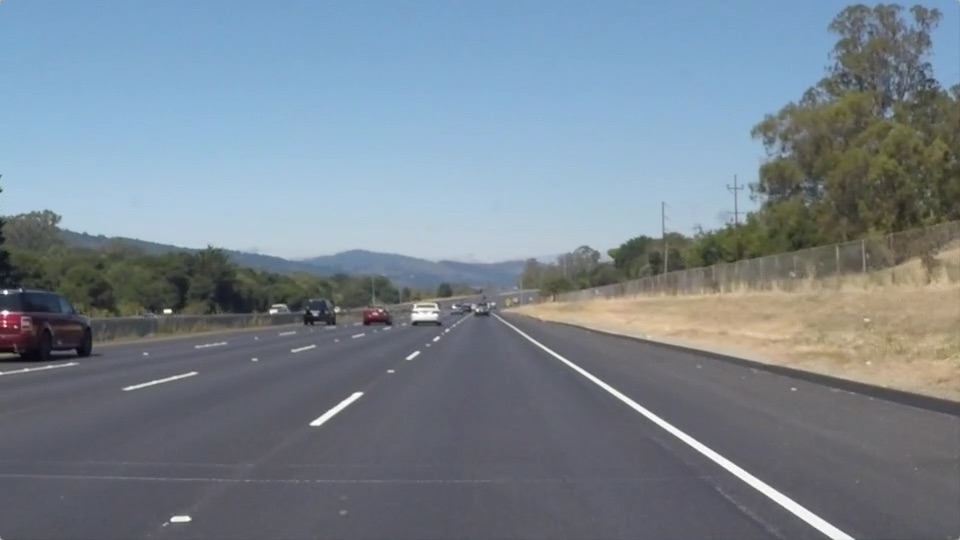
#> input picture test_images/solidWhiteRight.jpg, 960 x 540 px
$ jupyter execute --allow-errors P1.ipynb   (shell and % lines are left out)
#> lines starting #> are read from the running program, lines starting #| are printed output that depends on the picture; after the words box and inside, x2 and y2 are one past the last pixel; in counts of white or black regions, pixels touching at a corner belong together
# Self-Driving Car Engineer Nanodegree

## Project: **Finding Lane Lines on the Road**
***
In this project, you will use the tools you learned about in the lesson to identify lane lines on the road.  You can develop your pipeline on a series of individual images, and later apply the result to a video stream (really just a series of images). Check out the video clip "raw-lines-example.mp4" (also contained in this repository) to see what the output should look like after using the helper functions below.

Once you have a result that looks roughly like "raw-lines-example.mp4", you'll need to get creative and try to average and/or extrapolate the line segments you've detected to map out the full extent of the lane lines.  You can see an example of the result you're going for in the video "P1_example.mp4".  Ultimately, you would like to draw just one line for the left side of the lane, and one for the right.

In addition to implementing code, there is a brief writeup to complete. The writeup should be completed in a separate file, which can be either a markdown file or a pdf document. There is a [write up template](https://github.com/udacity/CarND-LaneLines-P1/blob/master/writeup_template.md) that can be used to guide the writing process. Completing both the code in the Ipython notebook and the writeup template will cover all of the [rubric points](https://review.udacity.com/#!/rubrics/322/view) for this project.

---
Let's have a look at our first image called 'test_images/solidWhiteRight.jpg'.  Run the 2 cells below (hit Shift-Enter or the "play" button above) to display the image.

**Note: If, at any point, you encounter frozen display windows or other confounding issues, you can always start again with a clean slate by going to the "Kernel" menu above and selecting "Restart & Clear Output".**

---

**The tools you have are color selection, region of interest selection, grayscaling, Gaussian smoothing, Canny Edge Detection and Hough Tranform line detection.  You  are also free to explore and try other techniques that were not presented in the lesson.  Your goal is piece together a pipeline to detect the line segments in the image, then average/extrapolate them and draw them onto the image for display (as below).  Once you have a working pipeline, try it out on the video stream below.**

---

<figure>

 <figcaption>
 <p></p>
 <p style="text-align: center;"> Your output should look something like this (above) after detecting line segments using the helper functions below </p>
 </figcaption>
</figure>
 <p></p>
<figure>

 <figcaption>
 <p></p>
 <p style="text-align: center;"> Your goal is to connect/average/extrapolate line segments to get output like this</p>
 </figcaption>
</figure>

**Run the cell below to import some packages.  If you get an `import error` for a package you've already installed, try changing your kernel (select the Kernel menu above --> Change Kernel).  Still have problems?  Try relaunching Jupyter Notebook from the terminal prompt.  Also, see [this forum post](https://carnd-forums.udacity.com/cq/viewquestion.action?spaceKey=CAR&id=29496372&questionTitle=finding-lanes---import-cv2-fails-even-though-python-in-the-terminal-window-has-no-problem-with-import-cv2) for more troubleshooting tips.**

## Import Packages

[cell 1]
#importing some useful packages
import matplotlib.pyplot as plt
import matplotlib.image as mpimg
import numpy as np
import cv2
from numpy.polynomial import Polynomial as P
prev_x1_left = None
prev_x2_left = None
prev_x1_right = None
prev_x2_right = None

## Read in an Image

[cell 2]
#reading in an image
image = mpimg.imread('test_images/solidWhiteRight.jpg')
#> image is the input picture: shape (540, 960, 3); mean R, G, B 120.3, 132.6, 143.7

#printing out some stats and plotting

print('This image is:', type(image), 'with dimesions:', image.shape)
#| This image is: <class 'numpy.ndarray'> with dimesions: (540, 960, 3)
plt.imshow(image)  # if you wanted to show a single color channel image called 'gray', for example, call as plt.imshow(gray, cmap='gray')

## Ideas for Lane Detection Pipeline

**Some OpenCV functions (beyond those introduced in the lesson) that might be useful for this project are:**

`cv2.inRange()` for color selection
`cv2.fillPoly()` for regions selection
`cv2.line()` to draw lines on an image given endpoints
`cv2.addWeighted()` to coadd / overlay two images
`cv2.cvtColor()` to grayscale or change color
`cv2.imwrite()` to output images to file
`cv2.bitwise_and()` to apply a mask to an image

**Check out the OpenCV documentation to learn about these and discover even more awesome functionality!**

## Helper Functions

Below are some helper functions to help get you started. They should look familiar from the lesson!

[cell 3]
import math

def grayscale(img):
    """Applies the Grayscale transform
    This will return an image with only one color channel
    but NOTE: to see the returned image as grayscale
    (assuming your grayscaled image is called 'gray')
    you should call plt.imshow(gray, cmap='gray')"""
    return cv2.cvtColor(img, cv2.COLOR_RGB2GRAY)
    # Or use BGR2GRAY if you read an image with cv2.imread()
    # return cv2.cvtColor(img, cv2.COLOR_BGR2GRAY)
def hsv(img):
    return cv2.cvtColor(img, cv2.COLOR_BGR2HSV)
def filter_lane_line_colour(img):
    yellow_min = np.array([65, 100, 100], np.uint8)
    yellow_max = np.array([30, 255, 255], np.uint8)
    yellow_mask = cv2.inRange(img, yellow_min, yellow_max)

    white_min = np.array([0, 0, 200], np.uint8)
    white_max = np.array([255, 80, 255], np.uint8)
    white_mask = cv2.inRange(img, white_min, white_max)

    img = cv2.bitwise_and(img, img, mask=cv2.bitwise_or(yellow_mask, white_mask))
    return img

def canny(img, low_threshold, high_threshold):
    """Applies the Canny transform"""
    return cv2.Canny(img, low_threshold, high_threshold)

def gaussian_blur(img, kernel_size):
    """Applies a Gaussian Noise kernel"""
    return cv2.GaussianBlur(img, (kernel_size, kernel_size), 0)

def region_of_interest(img, vertices):
    """
    Applies an image mask.

    Only keeps the region of the image defined by the polygon
    formed from `vertices`. The rest of the image is set to black.
    """
    #defining a blank mask to start with
    mask = np.zeros_like(img)

    #defining a 3 channel or 1 channel color to fill the mask with depending on the input image
    if len(img.shape) > 2: #Rgb coloured image
        channel_count = img.shape[2]  # i.e. 3 or 4 depending on your image
        ignore_mask_color = (255,) * channel_count
    else: #Gray image 1 channel
        ignore_mask_color = 255

    #filling pixels inside the polygon defined by "vertices" with the fill color
    cv2.fillPoly(mask, vertices, ignore_mask_color)

    #returning the image only where mask pixels are nonzero
    masked_image = cv2.bitwise_and(img, mask)
    return masked_image


def draw_lines(img, lines, color=[255, 0, 0], thickness=9):
    """
    NOTE: this is the function you might want to use as a starting point once you want to
    average/extrapolate the line segments you detect to map out the full
    extent of the lane (going from the result shown in raw-lines-example.mp4
    to that shown in P1_example.mp4).

    Think about things like separating line segments by their
    slope ((y2-y1)/(x2-x1)) to decide which segments are part of the left
    line vs. the right line.  Then, you can average the position of each of
    the lines and extrapolate to the top and bottom of the lane.

    This function draws `lines` with `color` and `thickness`.
    Lines are drawn on the image inplace (mutates the image).
    If you want to make the lines semi-transparent, think about combining
    this function with the weighted_img() function below
    """
    slope =[]
    point1_left = [[],[]]
    point2_left = [[],[]]
    point1_right = [[],[]]
    point2_right = [[],[]]
    a_list_left = []
    b_list_left = []
    a_list_right = []
    b_list_right = []
    num_of_points_left = 0
    num_of_points_right = 0
    global prev_x1_left, prev_x2_left, prev_x1_right, prev_x2_right

    for line in lines:
        for x1,y1,x2,y2 in line:
            #calculate slope
            #a, b = np.polyfit((x1,x2), (y1,y2), 1)
            #calculate b coefficient of y= ax + b line equation
            a = (y2-y1)/(x2-x1)
            #b = y1 - a*x1
            #filter out lines with horizontal slopes
            if 0.3 > a > -0.3:
                continue
            #separate left and right line by slope
            # a > 0: right line, a < 0: left line
            if a < 0:
                #filter out lines whose top endpoint go out of region of interest
                if x1 > 490:
                    continue
                point1_left[0].append(x1)
                point1_left[1].append(y1)
                point1_left[0].append(x2)
                point1_left[1].append(y2)
                a_list_left.append(a)
                #b_list_left.append(b)
                num_of_points_left = num_of_points_left + 1
                #cv2.circle(img,(x1,y1),8,[0,255,0],10)
                #cv2.circle(img,(x2,y2),8,[0,0,255],10)
                #cv2.line(img, (x1, y1), (x2, y2), color, thickness)
            else:
                #filter out lines whose top endpoint go out of region of interest
                if x1 < 465:
                    continue
                point1_right[0].append(x1)
                point1_right[1].append(y1)
                point1_right[0].append(x2)
                point1_right[1].append(y2)
                a_list_right.append(a)
                #b_list_right.append(b)
                num_of_points_right = num_of_points_right + 1
                #cv2.line(img, (x1, y1), (x2, y2), color, thickness)
    y1 = ysize
    y2 = 320

    poly_left = P.fit(np.array(point1_left[0]), np.array(point1_left[1]), 1)
    poly_right = P.fit(np.array(point1_right[0]), np.array(point1_right[1]), 1)

    x1_left = (poly_left - y1).roots()
    x1_right = (poly_right - y1).roots()

    x2_left = (poly_left - y2).roots()
    x2_right = (poly_right - y2).roots()


    #weighted new x-coordinate of line with its old and current value to smooth the movement of lines drawn on the video
    if prev_x1_left is not None:
        x1_left = 0.7*prev_x1_left + 0.3*x1_left
        x2_left = 0.7*prev_x2_left + 0.3*x2_left
        x1_right = 0.7*prev_x1_right + 0.3*x1_right
        x2_right = 0.7*prev_x2_right + 0.3*x2_right
    prev_x1_left = x1_left
    prev_x2_left = x2_left
    prev_x1_right = x1_right
    prev_x2_right = x2_right
    #draw line connecting two points x1,x2
    cv2.line(img, (int(x1_left), int(y1)), (int(x2_left), int(y2)), color, thickness)
    cv2.line(img, (int(x1_right),int(y1)), (int(x2_right), int(y2)), color, thickness)
# [14 lines of commented-out code are left out]

# [114 lines left out: function draw_lines_original, not called in this run]


def hough_lines(img, rho, theta, threshold, min_line_len, max_line_gap):
    """
    `img` should be the output of a Canny transform.

    Returns an image with hough lines drawn.
    """
    lines = cv2.HoughLinesP(img, rho, theta, threshold, np.array([]), minLineLength=min_line_len, maxLineGap=max_line_gap)
    line_img = np.zeros((img.shape[0], img.shape[1], 3), dtype=np.uint8)
    #draw_lines(line_img, lines)
    #slope = calculate_slope(lines)
    draw_lines(line_img,lines)
    return line_img

# Python 3 has support for cool math symbols.

def weighted_img(img, initial_img, α=0.8, β=1., λ=0.):
    """
    `img` is the output of the hough_lines(), An image with lines drawn on it.
    Should be a blank image (all black) with lines drawn on it.

    `initial_img` should be the image before any processing.

    The result image is computed as follows:

    initial_img * α + img * β + λ
    NOTE: initial_img and img must be the same shape!
    """
    return cv2.addWeighted(initial_img, α, img, β, λ)

## Test Images

Build your pipeline to work on the images in the directory "test_images"
**You should make sure your pipeline works well on these images before you try the videos.**

[cell 4]
import os
os.listdir("test_images/")

## Build a Lane Finding Pipeline

Build the pipeline and run your solution on all test_images. Make copies into the test_images directory, and you can use the images in your writeup report.

Try tuning the various parameters, especially the low and high Canny thresholds as well as the Hough lines parameters.

[cell 5]
# TODO: Build your pipeline that will draw lane lines on the test_images
# then save them to the test_images directory.
#importing some useful packages
import matplotlib.pyplot as plt
import matplotlib.image as mpimg
import numpy as np
import cv2

#reading in an image
image = mpimg.imread('test_images/solidYellowCurve.jpg')
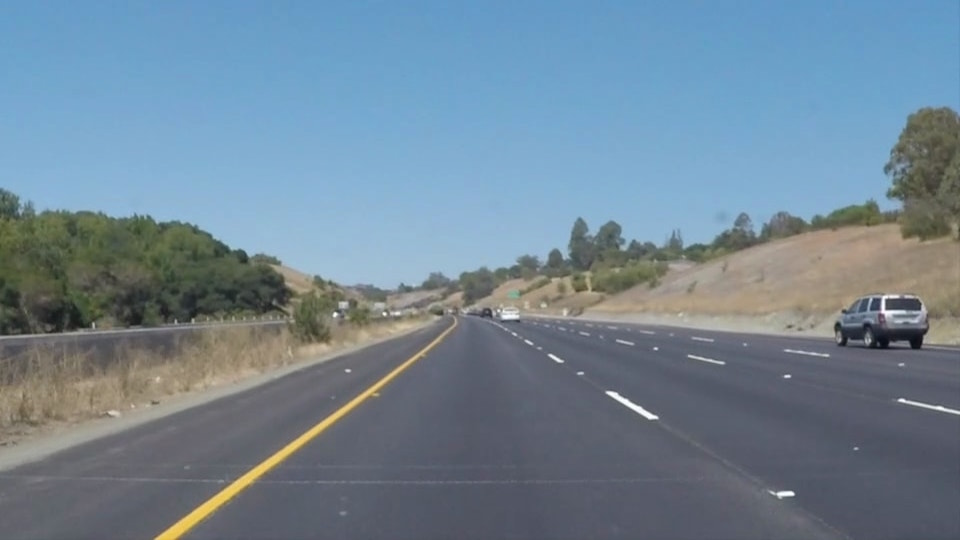
#> input picture test_images/solidYellowCurve.jpg, 960 x 540 px
#> image is the input picture: shape (540, 960, 3); mean R, G, B 113, 133.4, 149

#printing out some stats and plotting
print('This image is:', type(image), 'with dimesions:', image.shape)
#| This image is: <class 'numpy.ndarray'> with dimesions: (540, 960, 3)
plt.imshow(image)  # if you wanted to show a single color channel image called 'gray', for example, call as plt.imshow(gray, cmap='gray')

#Gray scale image
gray = grayscale(image)
plt.imshow(gray, cmap='gray')
# Define a kernel size and apply Gaussian smoothing
kernel_size = 5
blur_gray = gaussian_blur(gray,kernel_size)
plt.imshow(blur_gray, cmap='gray')
# Define our parameters for Canny and apply
low_threshold = 30
high_threshold = 150
edges = canny(blur_gray,low_threshold,high_threshold)
#> in canny, `return cv2.Canny(img, low_threshold, high_threshold)`:
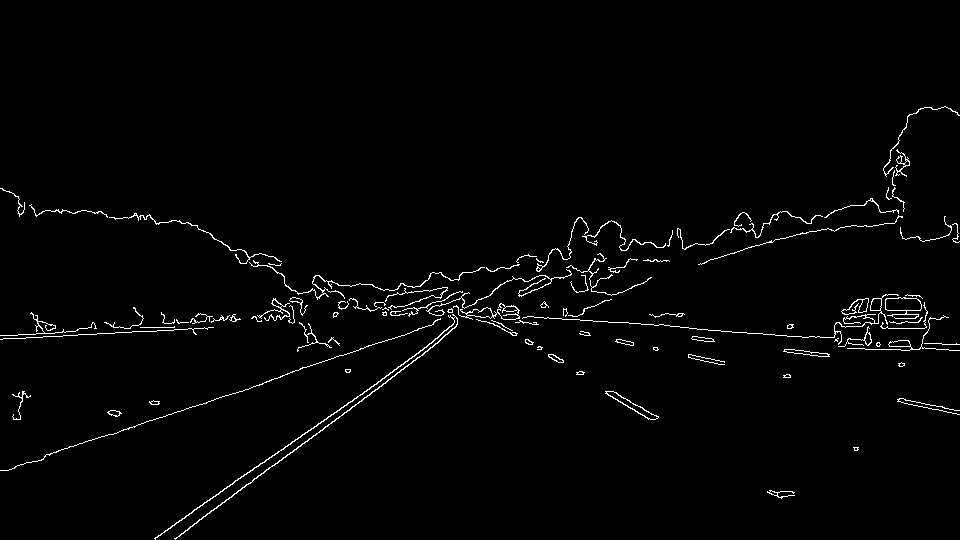
#> returned value: shape (540, 960); 1.8% white in thin lines or dots, all inside (x1, y1, x2, y2) = (0, 106, 960, 540)
plt.imshow(edges,cmap='Greys_r')
# This time we are defining a four sided polygon to mask
#xsize = imshape[1]
#ysize = imshape[0]
imshape = image.shape
ysize = imshape[0]
xsize = imshape[1]
top_mask_bound = 310
bottom_mask_bound = 540
vertices = np.array([[(40,ysize),(465, top_mask_bound), (490,top_mask_bound), (xsize -40,ysize)]], dtype=np.int32)
masked_edges = region_of_interest(edges,vertices)
#> in region_of_interest, `masked_image = cv2.bitwise_and(img, mask)`:
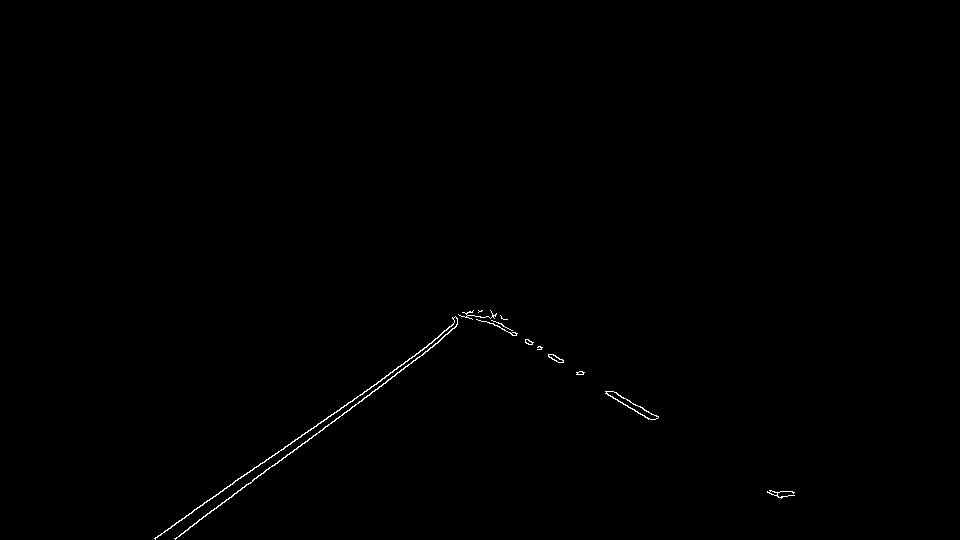
#> masked_image: shape (540, 960); 0.29% white in thin lines or dots, all inside (x1, y1, x2, y2) = (154, 310, 795, 540)
# Define the Hough transform parameters
# Make a blank the same size as our image to draw on
rho = 1 # distance resolution in pixels of the Hough grid
theta = np.pi/180 # angular resolution in radians of the Hough grid
threshold = 15 # minimum number of votes (intersections in Hough grid cell)
min_line_length = 40 #minimum number of pixels making up a line
max_line_gap = 20   # maximum gap in pixels between connectable line segments
#Run hoghline detection on edges image
line_image = hough_lines(masked_edges, rho, theta, threshold, min_line_length, max_line_gap)
#> in hough_lines, `lines = cv2.HoughLinesP(img, rho, theta, threshold, np.array([]), minL..`: lines = 18 rows, first 6: [190, 526, 361, 401], [154, 538, 473, 315], [155, 538, 396, 369], [234, 493, 394, 376], [610, 391, 657, 418], [469, 311, 583, 374]
#> the loop in draw_lines, `for line in lines:` made 18 passes
#> after the loop in draw_lines, `for line in lines:`: a_list_left = [-0.731, -0.699, -0.701, -0.731, -0.731, -0.7, -0.727, -0.744, -1.02, -0.704]; a_list_right = [0.574, 0.553, 0.553, 0.592, 0.594, 0.578, 0.624, 0.629]; num_of_points_left = 10; num_of_points_right = 8
#> in draw_lines, `cv2.line(img, (int(x1_right),int(y1)), (int(x2_right), int(y2)), color..`:
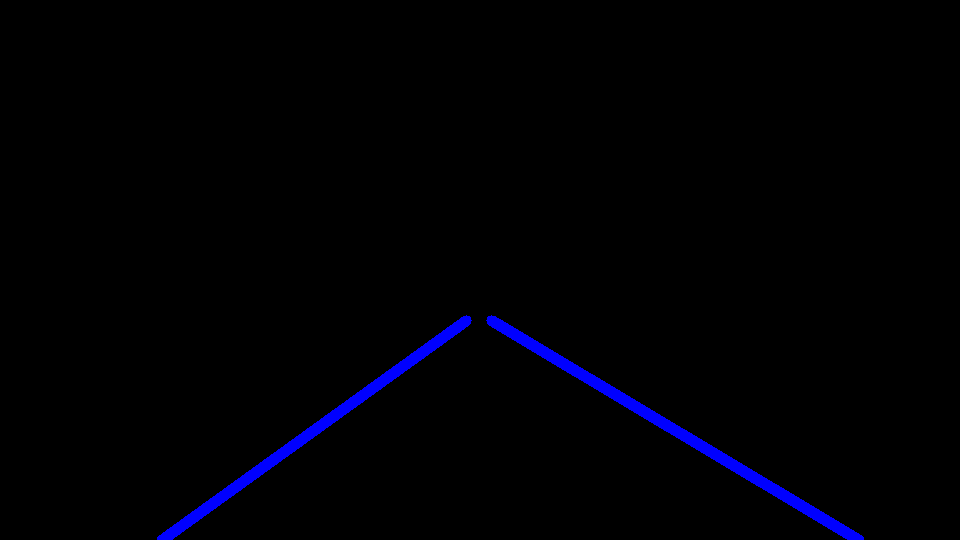
#> img: shape (540, 960, 3); mean of channels 0, 1, 2 4.5, 0, 0; drawn as B, G, R


#Draw the line on the colour image
line_colored_image = weighted_img(line_image,image)
#> in weighted_img, `return cv2.addWeighted(initial_img, α, img, β, λ)`:
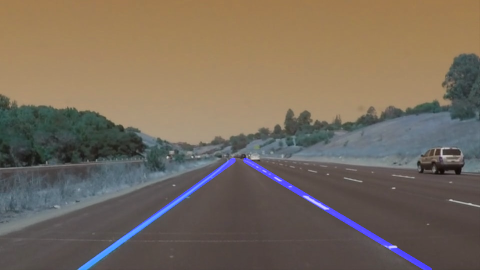
#> returned value: shape (540, 960, 3) (shown at 1/2 size); mean of channels 0, 1, 2 92.9, 106.7, 119.2; drawn as B, G, R
plt.imshow(line_colored_image)
image.shape

[cell 6]
######## USE HSV color space#########################
# TODO: Build your pipeline that will draw lane lines on the test_images
# then save them to the test_images directory.
#importing some useful packages
import matplotlib.pyplot as plt
import matplotlib.image as mpimg
import numpy as np
import cv2

#reading in an image
image = cv2.imread('test_images/solidYellowCurve.jpg')

#printing out some stats and plotting
print('This image is:', type(image), 'with dimesions:', image.shape)
#| This image is: <class 'numpy.ndarray'> with dimesions: (540, 960, 3)
plt.imshow(image)  # if you wanted to show a single color channel image called 'gray', for example, call as plt.imshow(gray, cmap='gray')

#convert to hsv color space
hsv_img = hsv(image)
plt.imshow(hsv_img)
# Define a kernel size and apply Gaussian smoothing
kernel_size = 3
blur_hsv_img = gaussian_blur(hsv_img,kernel_size)
#> call 2 of gaussian_blur, with kernel_size = 3
#> in gaussian_blur (call 2), `return cv2.GaussianBlur(img, (kernel_size, kernel_size), 0)`:
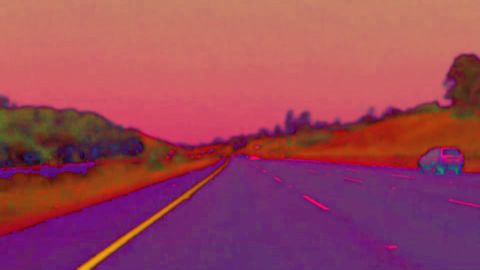
#> returned value: shape (540, 960, 3) (shown at 1/2 size); mean of channels 0, 1, 2 90, 67.8, 154.5; drawn as B, G, R
plt.imshow(blur_hsv_img)
#Filter lane line colours (yellow, white)
filtered_img = filter_lane_line_colour(blur_hsv_img)
#> in filter_lane_line_colour, `white_mask = cv2.inRange(img, white_min, white_max)`:
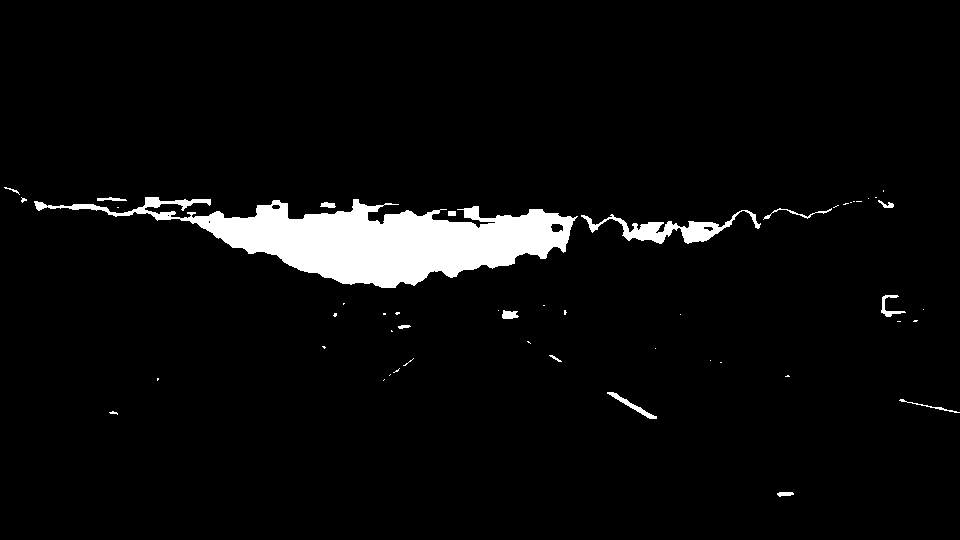
#> white_mask: shape (540, 960); 4.6% white; 49 white regions (34 under 20 px), largest, box (x1, y1, x2, y2) and area: (34, 197, 578, 288) 20502, (581, 210, 761, 244) 1763, (607, 392, 657, 419) 245
plt.imshow(filtered_img)
# Define our parameters for Canny and apply
low_threshold = 30
high_threshold = 130
edges = canny(filtered_img,low_threshold,high_threshold)
#> (the rest of the program and of its run is left out)
